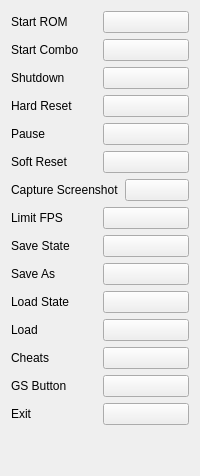
                 <widget class="QWidget" name="systemMenuTab">
                  <attribute name="title">
                   <string>System</string>
                  </attribute>
                  <layout class="QVBoxLayout" name="verticalLayout_3">
                   <item>
                    <layout class="QHBoxLayout" name="horizontalLayout_69">
                     <item>
                      <widget class="QLabel" name="label_66">
                       <property name="text">
                        <string>Start ROM</string>
                       </property>
                      </widget>
                     </item>
                     <item>
                      <widget class="KeybindButton" name="startRomKeyButton">
                       <property name="text">
                        <string/>
                       </property>
                      </widget>
                     </item>
                    </layout>
                   </item>
                   <item>
                    <layout class="QHBoxLayout" name="horizontalLayout_70">
                     <item>
                      <widget class="QLabel" name="label_67">
                       <property name="text">
                        <string>Start Combo</string>
                       </property>
                      </widget>
                     </item>
                     <item>
                      <widget class="KeybindButton" name="startComboKeyButton">
                       <property name="text">
                        <string/>
                       </property>
                      </widget>
                     </item>
                    </layout>
                   </item>
                   <item>
                    <layout class="QHBoxLayout" name="horizontalLayout_72">
                     <item>
                      <widget class="QLabel" name="label_69">
                       <property name="text">
                        <string>Shutdown</string>
                       </property>
                      </widget>
                     </item>
                     <item>
                      <widget class="KeybindButton" name="shutdownKeyButton">
                       <property name="text">
                        <string/>
                       </property>
                      </widget>
                     </item>
                    </layout>
                   </item>
                   <item>
                    <layout class="QHBoxLayout" name="horizontalLayout_76">
                     <item>
                      <widget class="QLabel" name="label_73">
                       <property name="text">
                        <string>Hard Reset</string>
                       </property>
                      </widget>
                     </item>
                     <item>
                      <widget class="KeybindButton" name="hardResetKeyButton">
                       <property name="text">
                        <string/>
                       </property>
                      </widget>
                     </item>
                    </layout>
                   </item>
                   <item>
                    <layout class="QHBoxLayout" name="horizontalLayout_89">
                     <item>
                      <widget class="QLabel" name="label_88">
                       <property name="text">
                        <string>Pause</string>
                       </property>
                      </widget>
                     </item>
                     <item>
                      <widget class="KeybindButton" name="pauseKeyButton">
                       <property name="text">
                        <string/>
                       </property>
                      </widget>
                     </item>
                    </layout>
                   </item>
                   <item>
                    <layout class="QHBoxLayout" name="horizontalLayout_75">
                     <item>
                      <widget class="QLabel" name="label_72">
                       <property name="text">
                        <string>Soft Reset</string>
                       </property>
                      </widget>
                     </item>
                     <item>
                      <widget class="KeybindButton" name="softResetKeyButton">
                       <property name="text">
                        <string/>
                       </property>
                      </widget>
                     </item>
                    </layout>
                   </item>
                   <item>
                    <layout class="QHBoxLayout" name="horizontalLayout_77">
                     <item>
                      <widget class="QLabel" name="label_74">
                       <property name="text">
                        <string>Capture Screenshot</string>
                       </property>
                      </widget>
                     </item>
                     <item>
                      <widget class="KeybindButton" name="generateBitmapKeyButton">
                       <property name="text">
                        <string/>
                       </property>
                      </widget>
                     </item>
                    </layout>
                   </item>
                   <item>
                    <layout class="QHBoxLayout" name="horizontalLayout_78">
                     <item>
                      <widget class="QLabel" name="label_75">
                       <property name="text">
                        <string>Limit FPS</string>
                       </property>
                      </widget>
                     </item>
                     <item>
                      <widget class="KeybindButton" name="limitFPSKeyButton">
                       <property name="text">
                        <string/>
                       </property>
                      </widget>
                     </item>
                    </layout>
                   </item>
                   <item>
                    <layout class="QHBoxLayout" name="horizontalLayout_80">
                     <item>
                      <widget class="QLabel" name="label_77">
                       <property name="text">
                        <string>Save State</string>
                       </property>
                      </widget>
                     </item>
                     <item>
                      <widget class="KeybindButton" name="saveStateKeyButton">
                       <property name="text">
                        <string/>
                       </property>
                      </widget>
                     </item>
                    </layout>
                   </item>
                   <item>
                    <layout class="QHBoxLayout" name="horizontalLayout_81">
                     <item>
                      <widget class="QLabel" name="label_78">
                       <property name="text">
                        <string>Save As</string>
                       </property>
                      </widget>
                     </item>
                     <item>
                      <widget class="KeybindButton" name="saveAsKeyButton">
                       <property name="text">
                        <string/>
                       </property>
                      </widget>
                     </item>
                    </layout>
                   </item>
                   <item>
                    <layout class="QHBoxLayout" name="horizontalLayout_82">
                     <item>
                      <widget class="QLabel" name="label_79">
                       <property name="text">
                        <string>Load State</string>
                       </property>
                      </widget>
                     </item>
                     <item>
                      <widget class="KeybindButton" name="loadStateKeyButton">
                       <property name="text">
                        <string/>
                       </property>
                      </widget>
                     </item>
                    </layout>
                   </item>
                   <item>
                    <layout class="QHBoxLayout" name="horizontalLayout_83">
                     <item>
                      <widget class="QLabel" name="label_80">
                       <property name="text">
                        <string>Load</string>
                       </property>
                      </widget>
                     </item>
                     <item>
                      <widget class="KeybindButton" name="loadKeyButton">
                       <property name="text">
                        <string/>
                       </property>
                      </widget>
                     </item>
                    </layout>
                   </item>
                   <item>
                    <layout class="QHBoxLayout" name="horizontalLayout_84">
                     <item>
                      <widget class="QLabel" name="label_81">
                       <property name="text">
                        <string>Cheats</string>
                       </property>
                      </widget>
                     </item>
                     <item>
                      <widget class="KeybindButton" name="cheatsKeyButton">
                       <property name="text">
                        <string/>
                       </property>
                      </widget>
                     </item>
                    </layout>
                   </item>
                   <item>
                    <layout class="QHBoxLayout" name="horizontalLayout_85">
                     <item>
                      <widget class="QLabel" name="label_82">
                       <property name="text">
                        <string>GS Button</string>
                       </property>
                      </widget>
                     </item>
                     <item>
                      <widget class="KeybindButton" name="gsButtonKeyButton">
                       <property name="text">
                        <string/>
                       </property>
                      </widget>
                     </item>
                    </layout>
                   </item>
                   <item>
                    <layout class="QHBoxLayout" name="horizontalLayout_74">
                     <item>
                      <widget class="QLabel" name="label_71">
                       <property name="text">
                        <string>Exit</string>
                       </property>
                      </widget>
                     </item>
                     <item>
                      <widget class="KeybindButton" name="exitKeyButton">
                       <property name="text">
                        <string/>
                       </property>
                      </widget>
                     </item>
                    </layout>
                   </item>
                   <item>
                    <spacer name="verticalSpacer_14">
                     <property name="orientation">
                      <enum>Qt::Orientation::Vertical</enum>
                     </property>
                     <property name="sizeHint" stdset="0">
                      <size>
                       <width>20</width>
                       <height>40</height>
                      </size>
                     </property>
                    </spacer>
                   </item>
                  </layout>
                 </widget>
